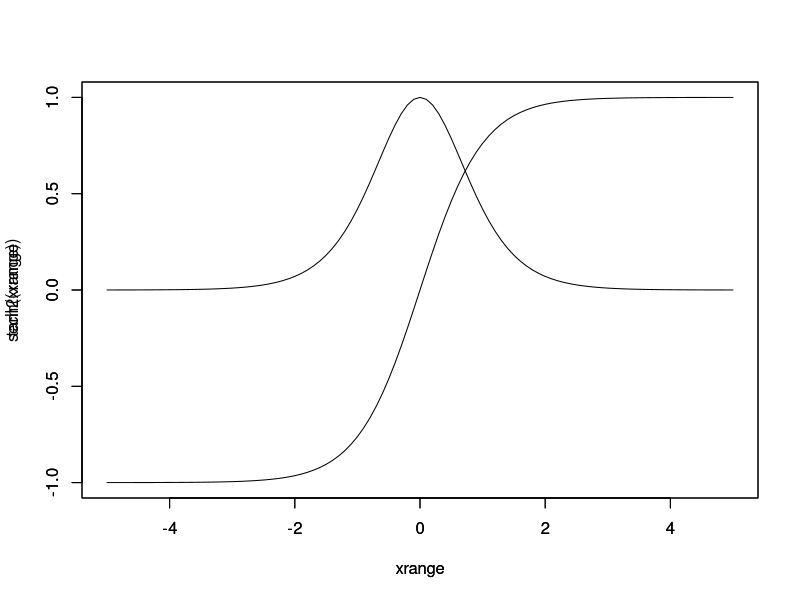
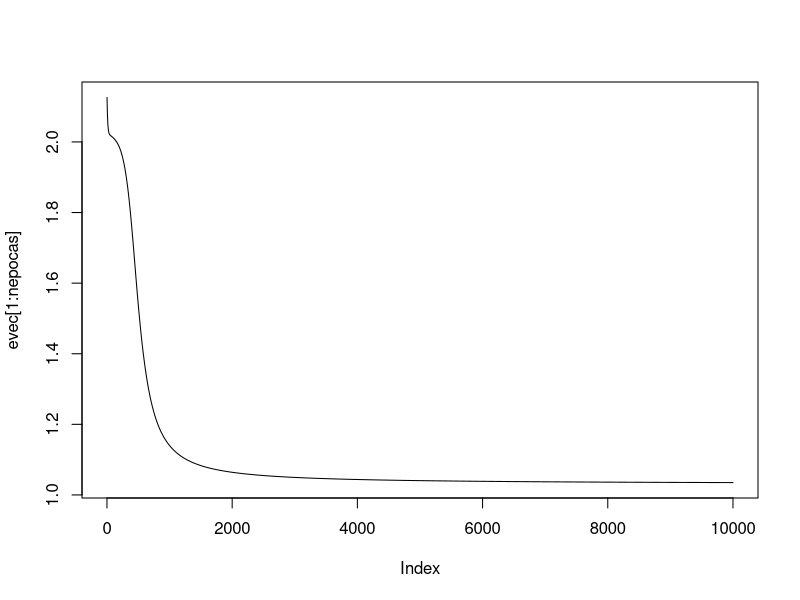

Here is the R script that generated these plots, in order:
rm(list = ls())

sech2 <- function(u){
  return(((2 /(exp(u) + exp(-u))) * (2/(exp(u) + exp(-u)))))
}

xrange <- seq(-5, 5, 0.1)

plot(xrange, sech2(xrange), type = 'l', xlim = c(-5,5), ylim = c(-1,1))
par(new = T)
plot(xrange, tanh(xrange), type = 'l', xlim = c(-5,5), ylim = c(-1,1))

aux <- 0.5

w95 <- runif(1) - aux
w96 <- runif(1) - aux
w97 <- runif(1) - aux

w106 <- runif(1) - aux
w107 <- runif(1) - aux
w108 <- runif(1) - aux

w61 <- runif(1) - aux
w62 <- runif(1) - aux
w63 <- runif(1) - aux

w72 <- runif(1) - aux
w73 <- runif(1) - aux
w74 <- runif(1) - aux


xtrain <- matrix(c(0, 0, 0, 1, 1, 0, 1, 1), nrow = 4, ncol = 2, byrow = T)
ytrain <- matrix(c(-1, 1, 1,-1, 1, -1, -1, 1), nrow = 4, ncol = 2, byrow = T) # Tomar cuidado com a funcao de ativacao [tanh nao aceita zeros, e -1 ou 1]

maxepocas <- 10000
nepocas <- 0
tol <- 0.1
eepoca <- tol + 1
N <- nrow(xtrain)
eta <- 0.01
evec <- matrix(nrow = maxepocas, ncol = 1)

i1 <- 1
i4 <- 1
i5 <- 1
i8 <- 1


while((nepocas < maxepocas) && (eepoca > tol)) {
  ei2 <- 0
  # Sequencia aleatoria de treinamento
  xseq <- sample(N)
  for(i in  1:N) {
    # Amostra dado da sequencia aleatoria
    irand <- xseq[i]
    xin <- xtrain[irand,]
    yd <- ytrain[irand,]
    
    i2 <- xin[2]
    i3 <- xin[1]
    
    yd9 <- yd[2]
    yd10 <- yd[1]
    
    u6 <- i1*w61 + i2*w62 + i3*w63
    u7 <- i2*w72 + i3*w73 + i4*w74
    
    i6 <- tanh(u6)
    i7 <- tanh(u7)
    
    u9 <- i5*w95 + i6*w96 + i7*w97
    u10 <- i6*w106 + i7*w107 + i8*w108
    
    i9 <- tanh(u9)
    i10 <- tanh(u10)
    
    e9 <- yd9 - i9
    e10 <- yd10 - i10
    
    d9 <- e9*sech2(u9)
    d10 <- e10*sech2(u10)
    
    e6 <- d9*w96 + d10*w106
    e7 <- d9*w97 + d10*w107
    
    d6 <- e6*sech2(u6)
    d7 <- e7*sech2(u7)
    
    dw95 <- eta*d9*i5
    dw96 <- eta*d9*i6
    dw97 <- eta*d9*i7
    
    dw106 <- eta*d10*i6
    dw107 <- eta*d10*i7
    dw108 <- eta*d10*i8
    
    dw61 <- eta*d6*i1
    dw62 <- eta*d6*i2
    dw63 <- eta*d6*i3
    
    dw72 <- eta*d7*i2
    dw73 <- eta*d7*i3
    dw74 <- eta*d7*i4
    
    w95 <- w95 + dw95
    w96 <- w96 + dw96
    w97 <- w97 + dw97
    
    w106 <- w106 + dw106
    w107 <- w107 + dw107
    w108 <- w108 + dw108
    
    w61 <- w61 + dw61
    w62 <- w62 + dw62
    w63 <- w63 + dw63
    
    w72 <- w72 + dw72
    w73 <- w73 + dw73
    w74 <- w74 + dw74
    
    ei2 <- (ei2) + (e9*e9) + (e10*e10)
  
  }
  
  #Incrementa numero de epocas
  nepocas <- nepocas + 1
  evec[nepocas] <- ei2 / N
  #Armazena erro por epoca
  eepoca <- evec[nepocas]

}

plot(evec[1:nepocas], type = 'l')

